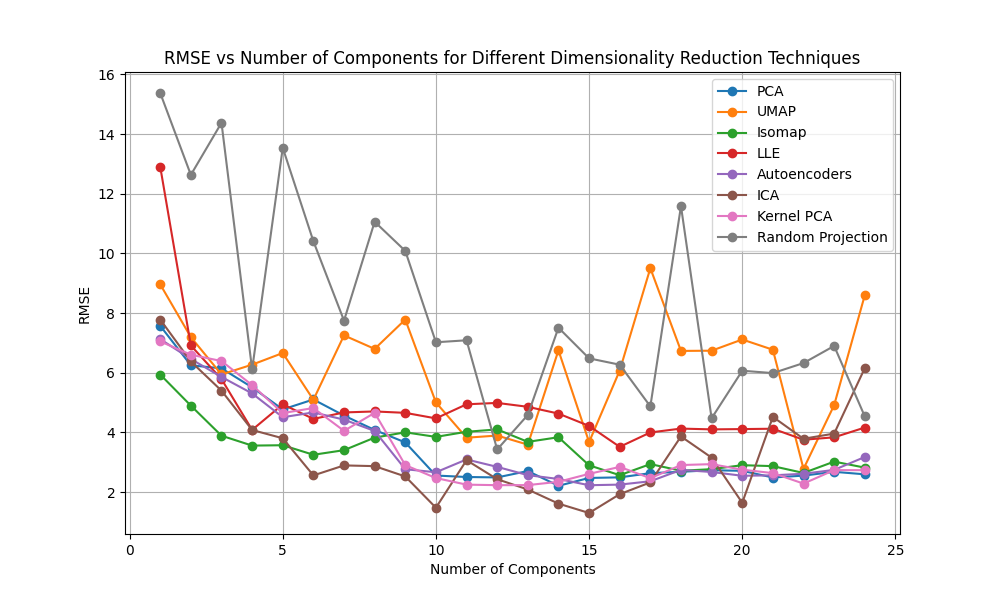
#> input picture dimred/nr.png, 1000 x 600 px, found by its file name
$ jupyter execute Untitled4.ipynb
#> lines starting #> are read from the running program, lines starting #| are printed output that depends on the picture
[cell 1]
import cv2
import os
import numpy as np
import random

def load_images_from_folder(folder, target_size=(512, 512)):
    images = []
    filenames = []
    for filename in sorted(os.listdir(folder)):
        img = cv2.imread(os.path.join(folder, filename))
        if img is not None:
            images.append(img)
            filenames.append(filename)
    return images, filenames

def random_crop(image, crop_size=(512, 512)):
    height, width, _ = image.shape
    crop_height, crop_width = crop_size
    if height <= crop_height or width <= crop_width:
        return image  # If the image is smaller than the crop size, return the original image
    x = random.randint(0, width - crop_width)
    y = random.randint(0, height - crop_height)
    return image[y:y + crop_height, x:x + crop_width]

def main():
    # Prompt the user for input
    base_folder = input("Enter the path to the main folder: ").strip()
#> the answer given: dimred
    subfolder1 = input("Enter the name of the first subfolder (e.g., 'images'): ").strip()
#> the answer given: dimred
    subfolder2 = input("Enter the name of the second subfolder (e.g., 'images2'): ").strip()
#> the answer given: dimred
    save_folder = input("Enter the path to the save folder (e.g., 'saved_images'): ").strip()
#> the answer given: out.png

    # Print instructions
    print("\nInstructions:")
    print("1. The script will display images from both subfolders side by side, the masks (e.g images2) will be displayed in black/white but will be saved using the original format (0,1) so they will not be visible .")
    print("2. Use the 'a' key to navigate left and the 'd' key to navigate right.")
    print("3. Press 'y' to save the displayed pair of images.")
    print("4. Press 'n' to skip the displayed pair of images.")
    print("5. Press 'Esc' to exit the viewer.\n")

    # Create save folder if it does not exist
    os.makedirs(os.path.join(save_folder, subfolder1), exist_ok=True)
    os.makedirs(os.path.join(save_folder, subfolder2), exist_ok=True)

    # Load images from each subfolder into separate lists
    all_images = []
    all_titles = []
    for sub in [subfolder1, subfolder2]:
        images, filenames = load_images_from_folder(os.path.join(base_folder, sub))
#> in load_images_from_folder, img is the input picture: shape (600, 1000, 3); mean B, G, R 243.8, 244.2, 246.3
        if sub == subfolder2:
            images = [img * 255 for img in images]  # Multiply images in the second subfolder by 255
        all_images.append(images)
        all_titles.append(filenames)

    # Find the maximum length to handle subfolders with different numbers of images
    max_length = max(len(images) for images in all_images)

    current_index = 0

    while True:
        displayed_images = []
        for idx, images in enumerate(all_images):
            if current_index < len(images):
                img = images[current_index]
                # Create a new image showing four random crops
                cropped_images = [random_crop(img) for _ in range(4)]
                top_row = np.hstack(cropped_images[:2])
                bottom_row = np.hstack(cropped_images[2:])
                img_with_crops = np.vstack((top_row, bottom_row))
                cv2.putText(img_with_crops, all_titles[idx][current_index], (10, 20), cv2.FONT_HERSHEY_SIMPLEX, 0.5, (255, 255, 255), 1, cv2.LINE_AA)
                displayed_images.append(img_with_crops)
            else:
                displayed_images.append(np.zeros((1024, 1024, 3), dtype=np.uint8))
#> this loop made 2 passes
#> pass 1, in main, `img = images[current_index]`:
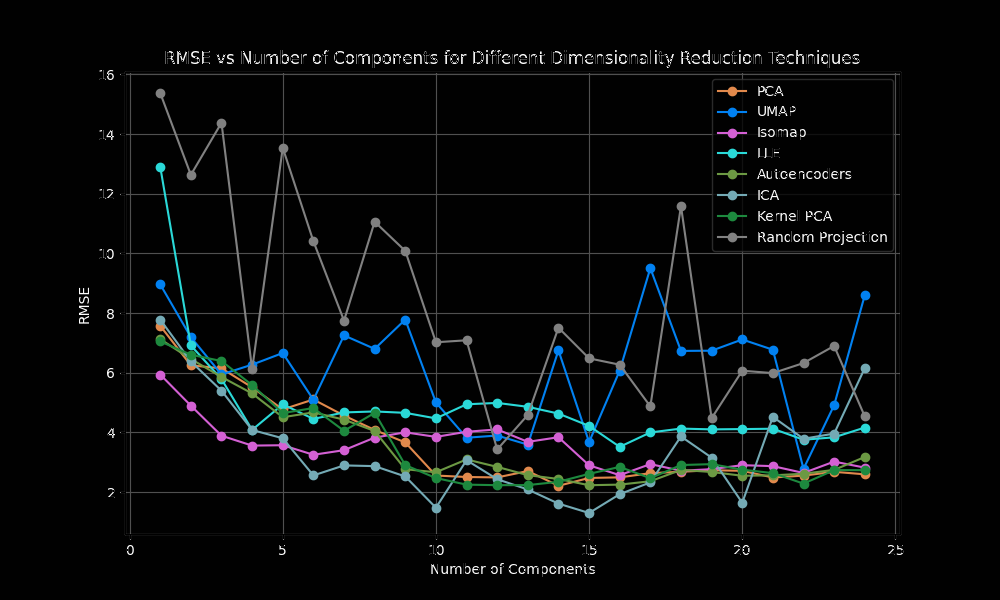
#> img: shape (600, 1000, 3); mean of channels 0, 1, 2 10.6, 10.2, 8.2; drawn as B, G, R
#> pass 1, in main, `top_row = np.hstack(cropped_images[:2])`:
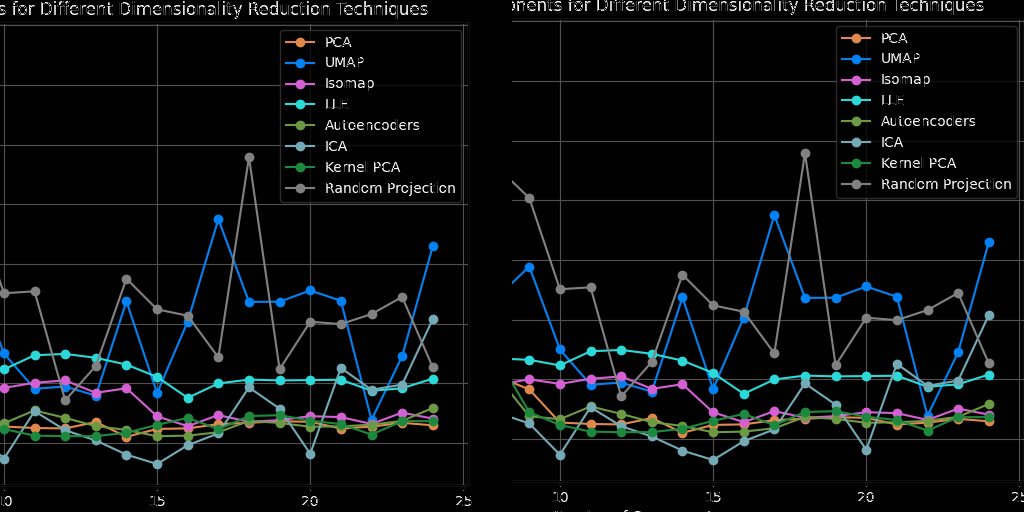
#> top_row: shape (512, 1024, 3); mean of channels 0, 1, 2 15, 14.3, 11.2; drawn as B, G, R
#> pass 1, in main, `bottom_row = np.hstack(cropped_images[2:])`:
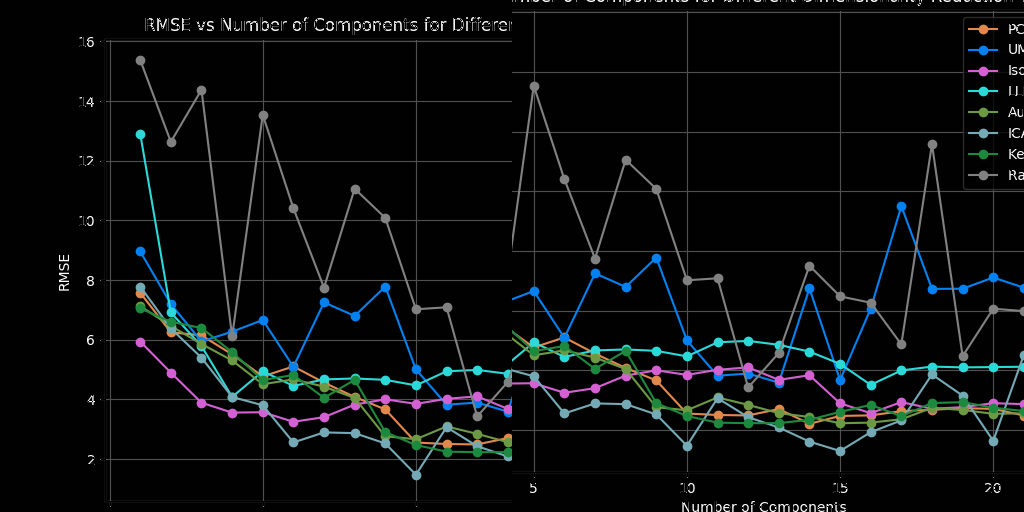
#> bottom_row: shape (512, 1024, 3); mean of channels 0, 1, 2 13.2, 12.6, 9.9; drawn as B, G, R
#> pass 1, in main, `img_with_crops = np.vstack((top_row, bottom_row))`:
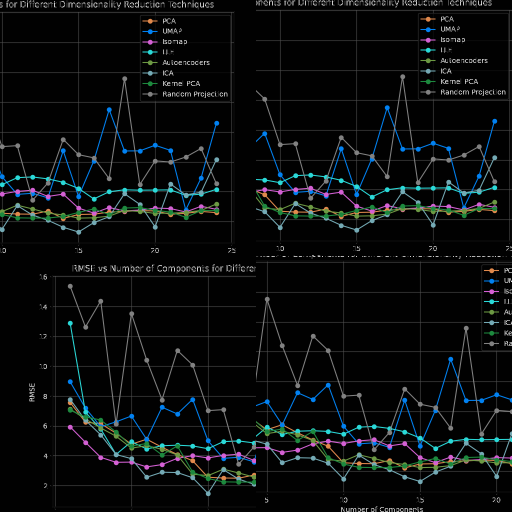
#> img_with_crops: shape (1024, 1024, 3) (shown at 1/2 size); mean of channels 0, 1, 2 14.1, 13.5, 10.6; drawn as B, G, R
#> after the loop:
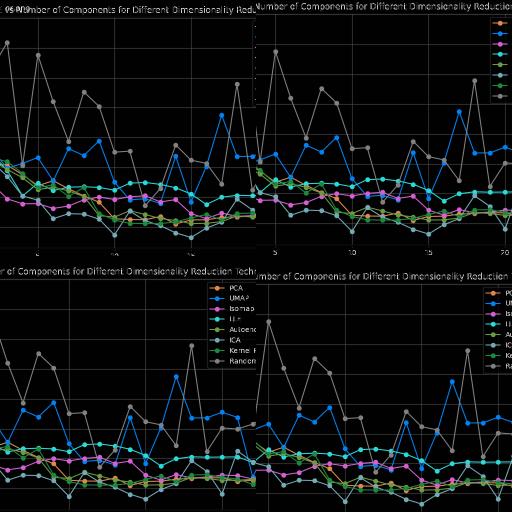
#> img_with_crops: shape (1024, 1024, 3) (shown at 1/2 size); mean of channels 0, 1, 2 15.1, 14.4, 11.2; drawn as B, G, R

        vertical_separator = np.zeros((1024, 10, 3), dtype=np.uint8)
        for i in range(1, len(displayed_images)):
            displayed_images.insert(2 * i - 1, vertical_separator)

        concatenated_image = np.hstack(displayed_images)
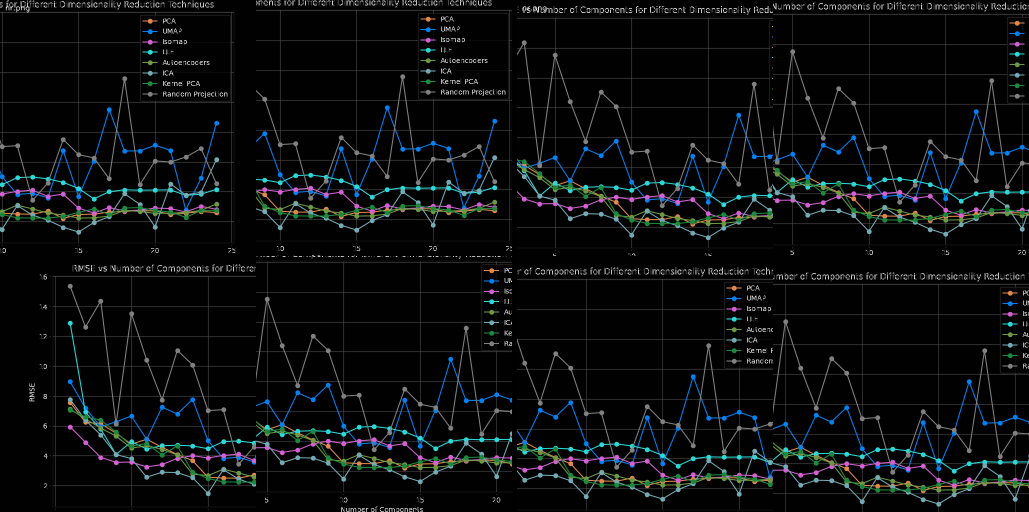
#> concatenated_image: shape (1024, 2058, 3) (shown at 1/2 size); mean of channels 0, 1, 2 14.5, 13.9, 10.8; drawn as B, G, R

        cv2.imshow('Image Viewer', concatenated_image)

        k = cv2.waitKey(0) & 0xFF
#> (key Esc is pressed here)
        if k == 27:  # Esc key to stop
            break
        elif k == ord('a'):  # 'a' key for left navigation
            if current_index > 0:
                current_index -= 1
        elif k == ord('d'):  # 'd' key for right navigation
            if current_index < max_length - 1:
                current_index += 1
        elif k == ord('y'):  # 'y' key to save images
            for idx, sub in enumerate([subfolder1, subfolder2]):
                source_file_path = os.path.join(base_folder, sub, all_titles[idx][current_index])
                target_file_path = os.path.join(save_folder, sub, all_titles[idx][current_index])
                if not os.path.exists(target_file_path):
                    os.rename(source_file_path, target_file_path)
            print(f"Saved: {all_titles[0][current_index]} and {all_titles[1][current_index]}")
        elif k == ord('n'):  # 'n' key to skip
            print(f"Skipped: {all_titles[0][current_index]} and {all_titles[1][current_index]}")

    cv2.destroyAllWindows()

if __name__ == "__main__":
    main()
